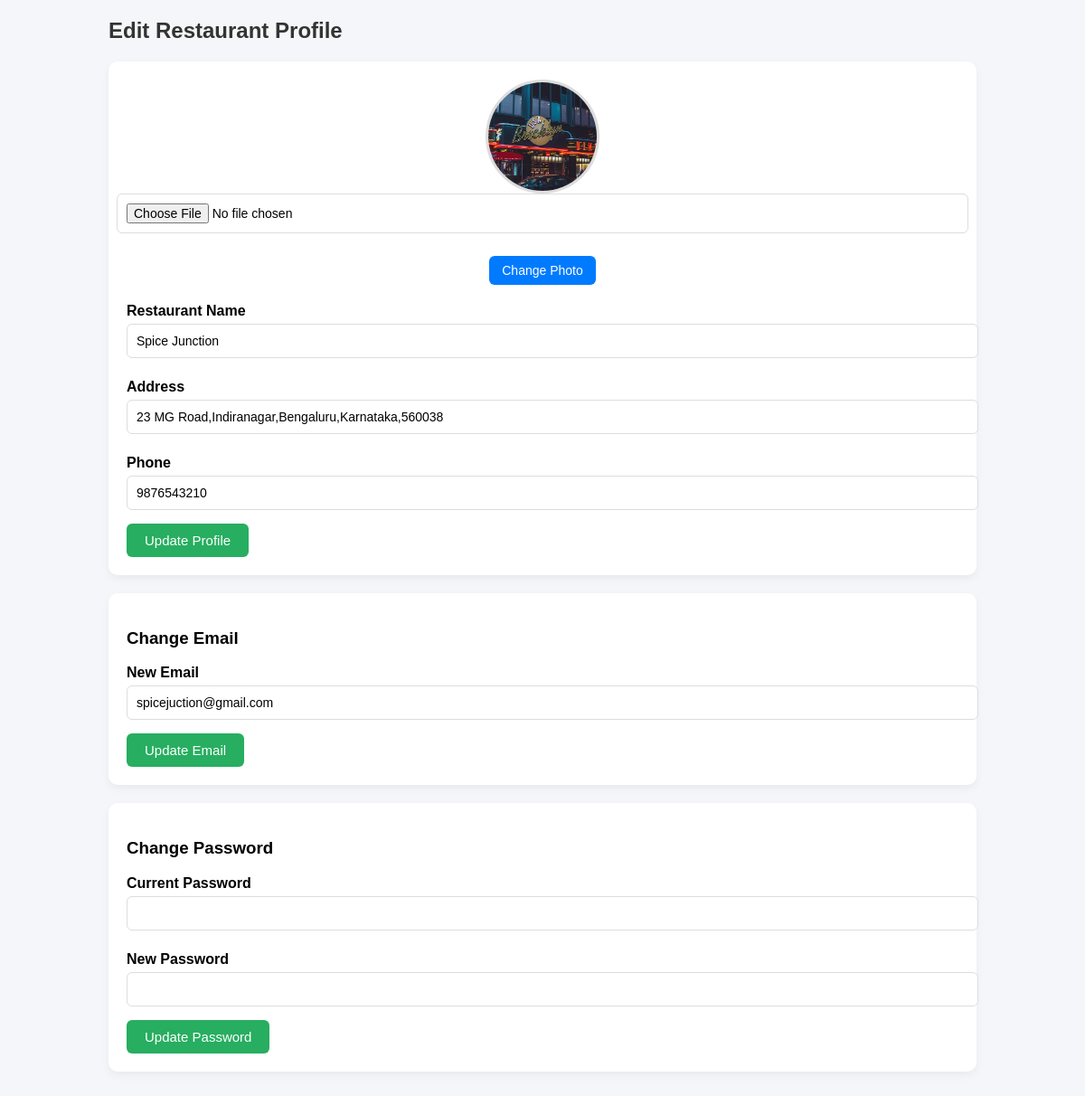
Screenshot of /restaruant/update-profile.php?res_id=20 with the database file from the repository.
### tables this page shows
CREATE TABLE `restaruant_tb` (
  `id` int(10) UNSIGNED NOT NULL,
  `name` varchar(200) NOT NULL,
  `email` varchar(250) NOT NULL,
  `password` varchar(250) NOT NULL,
  `phone` varchar(200) NOT NULL,
  `address` varchar(250) NOT NULL,
  `location` varchar(250) NOT NULL,
  `open` varchar(250) NOT NULL,
  `close` varchar(250) NOT NULL,
  `status` varchar(50) NOT NULL,
  `image` varchar(250) NOT NULL
);

### restaruant/update-profile.php (the view, shortened to what this page needs)
<?php
include "../admin/connection/connect.php";
$restaurant_id = $_GET["res_id"];
$sql = "SELECT * FROM restaruant_tb WHERE id = $restaurant_id";
$res = mysqli_query($conn, $sql);
$restaurant = mysqli_fetch_assoc($res);
?>
<!DOCTYPE html>
<html>
<head>
   <link rel="stylesheet" href="css/update-profile.css">
</head>
<body>
<div class="container">
    <h2>Edit Restaurant Profile</h2>
    <div class="card">
         <form method="POST" enctype="multipart/form-data" class="profile-photo-section">
            <img id="profileImage" src="../uploads/restaruant/<?php echo$restaurant["image"];?>" alt="Profile Photo">
            <input type="file" name="update_image" id="imageUpload">
            <button name="upload" class="upload-btn">Change Photo</button>
         </form>
        <form method="POST">
            <label>Restaurant Name</label>
            <input type="text" name="name" value="<?php echo $restaurant['name']; ?>" required>
            <label>Address</label>
            <input type="text" name="address" value="<?php echo $restaurant['address']; ?>" required>
            <label>Phone</label>
            <input type="text" name="phone" value="<?php echo $restaurant['phone']; ?>" required>
            <button type="submit" name="update_profile">Update Profile</button>
        </form>
    </div>
    <div class="card">
        <h3>Change Email</h3>
        <form method="POST">
            <label>New Email</label>
            <input type="email" name="new_email" value="<?php echo $restaurant['email']; ?>" required>
            <button type="submit" name="change_email">Update Email</button>
        </form>
    </div>
    <div class="card">
        <h3>Change Password</h3>
        <form method="POST">
            <label>Current Password</label>
            <input type="password" name="current_password" required>
            <label>New Password</label>
            <input type="password" name="new_password" required>
            <button type="submit" name="change_password">Update Password</button>
        </form>
    </div>
</div>
</body>
</html>

### restaruant/css/update-profile.css (style rules this page uses)
body { font-family: Arial, sans-serif; background: #f5f6fa; margin: 0; padding: 0; }
.container { width: 80%; margin: auto; padding: 20px; }
h2 { margin-top: 0; color: #333; }
.card { background: white; padding: 20px; border-radius: 10px; margin-bottom: 20px; box-shadow: 0 4px 10px rgba(0,0,0,0.05); }
label { font-weight: bold; display: block; margin: 8px 0 5px; }
input, textarea { width: 100%; padding: 10px; border: 1px solid #ddd; border-radius: 6px; margin-bottom: 15px; font-size: 14px; }
button { padding: 10px 20px; border: none; background: #27ae60; color: white; font-size: 15px; border-radius: 6px; cursor: pointer; }
.profile-photo-section { display: flex; align-items: center; justify-content: center; flex-direction: column; margin-bottom: 20px; }
.profile-photo-section img { width: 120px; height: 120px; border-radius: 50%; object-fit: cover; border: 3px solid #ddd; }
.upload-btn { display: inline-block; margin-top: 10px; padding: 8px 14px; background: #007bff; color: white; border-radius: 6px; cursor: pointer; font-size: 14px; }

### rows the page displays
restaruant_tb: image (picture), name "Spice Junction", address "23 MG Road,Indiranagar,Bengaluru,Karnataka,560038", phone "9876543210", new_email "spicejuction@gmail.com"
